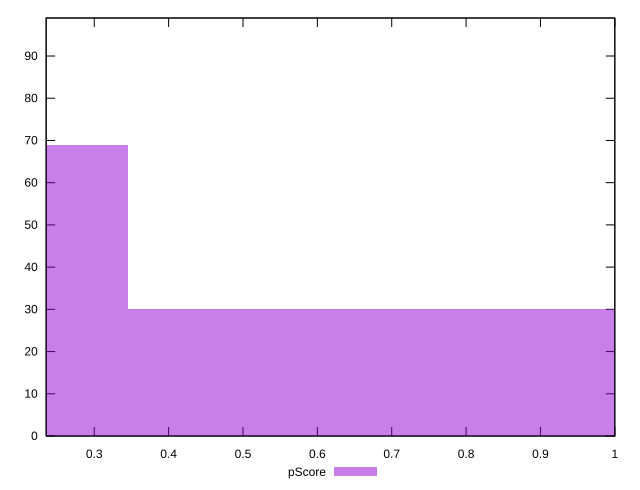

Write the gnuplot code that produced this figure.
reset

$pScore <<EOF
0.690356954244857 30
0 69
EOF

set key outside below
set boxwidth 0.690356954244857
set xrange [0.23529411764705882:1]
set yrange [0:99]
set trange [0:99]
set style fill transparent solid 0.5 noborder
set terminal svg size 640, 490 enhanced background rgb 'white'
set output "report/report_00029_2021-02-24T13-36-40.390Z/unused-javascript/samples/card/pScore/histogram.svg"

plot $pScore title "pScore" with boxes

reset
